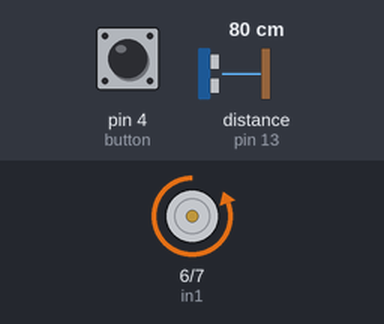
Simulated run of this sketch. Board: Arduino Uno, built with avr-gcc and run on an emulated ATmega328P. Parts: motor-driver pin pairs drawn as motors (green arrow = first pin HIGH = forward, orange = second pin HIGH = backward, longer = more drive, scaled by the enable pin). Wiring (inferred from the names in the program): ultrasonic range finder: trigger pin 10; echo pin 13. Inputs (shaded band) come from the test bench; at power-on: distance to the obstacle (sensor on pin 13) 80 cm, pin 4 (button) LOW. The echo pulse lasts 58.3 µs per cm.

Above: at 1.2 s.
1.3 s: distance to the obstacle (sensor on pin 13) set to 2 cm
At 2.1 s:
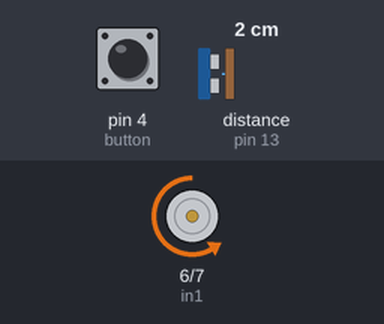
2.8 s: pin 4 (button) pulled HIGH for 1 s
At 4.2 s:
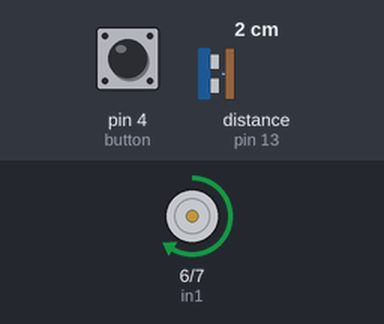
5.3 s: distance to the obstacle (sensor on pin 13) set to 4 cm
At 6.2 s:
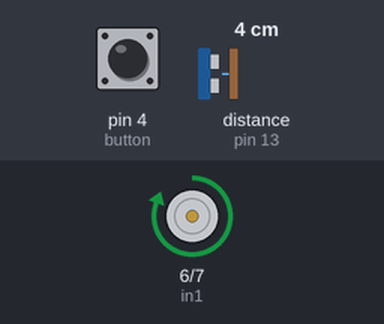
6.8 s: pin 4 (button) pulled HIGH for 0.15 s
At 7.4 s:
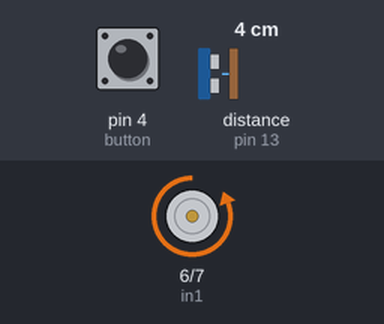
8.4 s: pin 4 (button) pulled HIGH for 3.2 s
At 12.7 s:
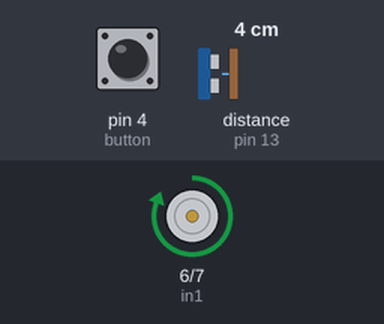
Timing chart, 0 to 14.1 s (numbered marks = the images above; inputs shaded):
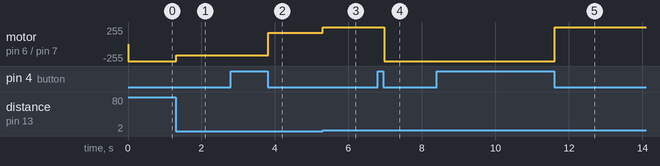

The sketch:

motor_controlling_potentiometer.ino
```cpp
#define enA 9
#define in1 6
#define in2 7
#define button 4
#define trigPin 10
#define echoPin 13

int rotDirection = 0;
int pressed = false;

void setup() {
  pinMode(enA, OUTPUT);
  pinMode(in1, OUTPUT);
  pinMode(in2, OUTPUT);
  pinMode(button, INPUT);
  // Set initial rotation direction
  digitalWrite(in1, LOW);
  digitalWrite(in2, HIGH);
  pinMode(trigPin, OUTPUT);
  pinMode(echoPin, INPUT);
  Serial.begin(9600);
}

void loop() {
  float duration,distance;

  digitalWrite(trigPin, LOW);
  delayMicroseconds(2);

  digitalWrite(trigPin, HIGH);
  delayMicroseconds(10);
  digitalWrite(trigPin, LOW);

  duration = pulseIn(echoPin, HIGH);
  distance = (duration / 2) * 0.0344;
  ///Serial.println(distance);

  int ultra = distance*100; // Map the potentiometer value from 0 to 255
  analogWrite(enA, ultra); // Send PWM signal to L298N Enable pin

  // Read button - Debounce
  if (digitalRead(button) == true) {
    pressed = !pressed;
  }
  while (digitalRead(button) == true);
  delay(20);

  // If button is pressed - change rotation direction
  if (pressed == true  & rotDirection == 0) {
    digitalWrite(in1, HIGH);
    digitalWrite(in2, LOW);
    rotDirection = 1;
    delay(20);
  }
  // If button is pressed - change rotation direction
  if (pressed == false & rotDirection == 1) {
    digitalWrite(in1, LOW);
    digitalWrite(in2, HIGH);
    rotDirection = 0;
    delay(20);
  }
}
```

Measured:
- after the input at 1.3 s, motor on pin 6 (in1) / pin 7 (in2): backward 255/255 → backward 170/255 at once
- after the input at 2.8 s, motor on pin 6 (in1) / pin 7 (in2): backward 170/255 → forward 170/255 after 1.0 s
- after the input at 5.3 s, motor on pin 6 (in1) / pin 7 (in2): forward 170/255 → forward 255/255 at once
- after the input at 6.8 s, motor on pin 6 (in1) / pin 7 (in2): forward 255/255 → backward 255/255 after 0.17 s
- after the input at 8.4 s, motor on pin 6 (in1) / pin 7 (in2): backward 255/255 → forward 255/255 after 3.2 s
